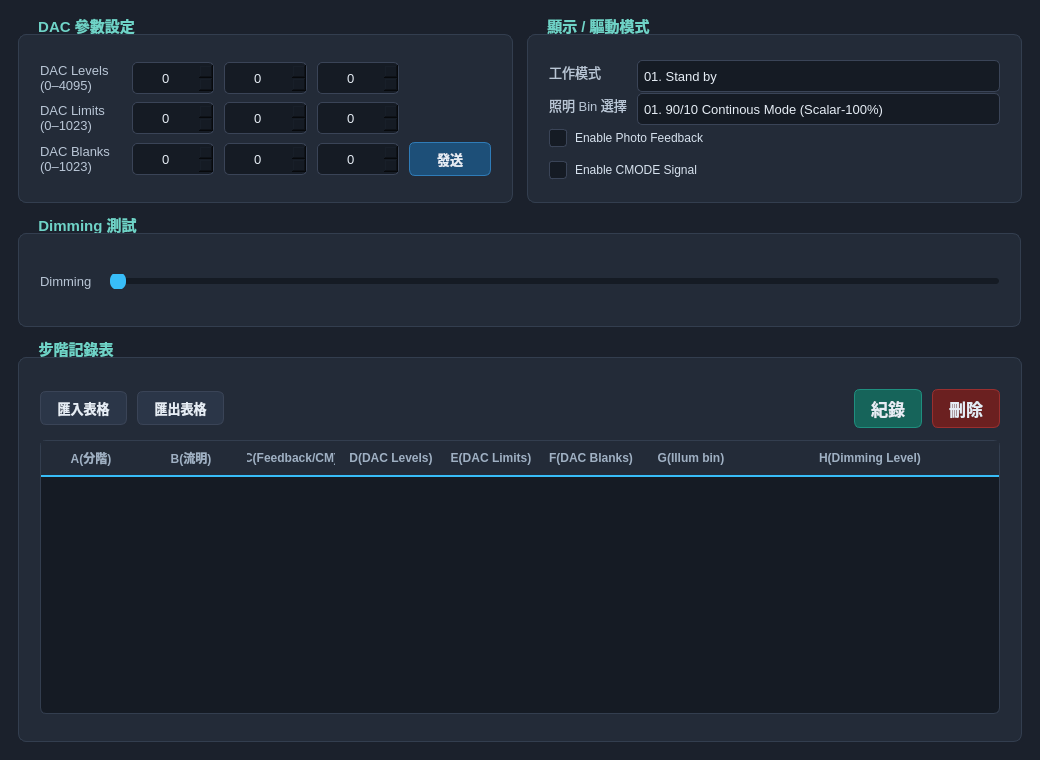
<?xml version="1.0" encoding="UTF-8"?>
<ui version="4.0">
 <class>Form</class>
 <widget class="QWidget" name="Form">
  <property name="geometry">
   <rect>
    <x>0</x>
    <y>0</y>
    <width>1040</width>
    <height>760</height>
   </rect>
  </property>
  <property name="minimumSize">
   <size>
    <width>960</width>
    <height>760</height>
   </size>
  </property>
  <property name="windowTitle">
   <string>Form</string>
  </property>
  <property name="styleSheet">
   <string notr="true">
QWidget#Form {
    background-color: #1b212c;
}
QGroupBox {
    background-color: #232b38;
    border: 1px solid #333e4f;
    border-radius: 8px;
    margin-top: 16px;
    padding: 16px 12px 12px 12px;
    font-size: 11pt;
    font-weight: 600;
    color: #d7e2ee;
}
QGroupBox::title {
    subcontrol-origin: margin;
    subcontrol-position: top left;
    left: 12px;
    top: -2px;
    padding: 0 6px;
    color: #6fd3c7;
}
QLabel {
    color: #b9c6d6;
    font-size: 10pt;
    background: transparent;
}
QLabel#bannerLabel {
    background-color: #3a2a1a;
    color: #ffb454;
    border: 1px solid #6b4a22;
    border-radius: 6px;
    padding: 10px 16px;
    font-size: 12pt;
    font-weight: 700;
}
QSpinBox, QComboBox {
    background-color: #151b24;
    color: #e6edf5;
    border: 1px solid #3a4457;
    border-radius: 5px;
    padding: 4px 6px;
    min-height: 22px;
    font-size: 10pt;
    font-weight: 400;
    selection-background-color: #38bdf8;
}
QSpinBox:focus, QComboBox:focus {
    border: 1px solid #38bdf8;
}
QSpinBox[channel=&quot;r&quot;] { border: 1px solid #7a2d2d; }
QSpinBox[channel=&quot;r&quot;]:focus { border: 1px solid #ef4444; }
QSpinBox[channel=&quot;g&quot;] { border: 1px solid #245c34; }
QSpinBox[channel=&quot;g&quot;]:focus { border: 1px solid #22c55e; }
QSpinBox[channel=&quot;b&quot;] { border: 1px solid #24417a; }
QSpinBox[channel=&quot;b&quot;]:focus { border: 1px solid #3b82f6; }
QComboBox::drop-down { border: none; width: 22px; }
QComboBox QAbstractItemView {
    background-color: #1a212c;
    color: #e6edf5;
    selection-background-color: #2c4a5e;
    border: 1px solid #3a4457;
    outline: none;
}
QCheckBox { color: #d7e2ee; spacing: 8px; padding: 2px 0; }
QCheckBox::indicator {
    width: 16px;
    height: 16px;
    border: 1px solid #3a4457;
    border-radius: 3px;
    background: #151b24;
}
QCheckBox::indicator:checked {
    background-color: #38bdf8;
    border: 1px solid #38bdf8;
}
QPushButton {
    background-color: #2b3648;
    color: #e6edf5;
    border: 1px solid #3a4457;
    border-radius: 6px;
    padding: 6px 16px;
    font-weight: 600;
    font-size: 10pt;
}
QPushButton:hover { background-color: #34415a; border: 1px solid #4a5a75; }
QPushButton:pressed { background-color: #202a38; }
QPushButton#btn_record { background-color: #16645a; border: 1px solid #1f8f7f; font-size: 13pt; }
QPushButton#btn_record:hover { background-color: #1a7a6c; }
QPushButton#btn_delete { background-color: #6b2020; border: 1px solid #9a2f2f; font-size: 13pt; }
QPushButton#btn_delete:hover { background-color: #832727; }
QPushButton#btn_send { background-color: #1d4f78; border: 1px solid #2f7cb8; }
QPushButton#btn_send:hover { background-color: #24618f; }
QTableWidget {
    background-color: #151b24;
    alternate-background-color: #1c2330;
    gridline-color: #313c4d;
    color: #e6edf5;
    border: 1px solid #333e4f;
    border-radius: 6px;
    selection-background-color: #2c4a5e;
    selection-color: #ffffff;
}
QHeaderView::section {
    background-color: #232b38;
    color: #9fb0c3;
    padding: 6px;
    border: none;
    border-bottom: 2px solid #38bdf8;
    font-weight: 600;
}
QSlider::groove:horizontal {
    height: 6px;
    background: #151b24;
    border-radius: 3px;
}
QSlider::handle:horizontal {
    background: #38bdf8;
    width: 16px;
    margin: -6px 0;
    border-radius: 8px;
}
QSlider::sub-page:horizontal {
    background: #2c6a86;
    border-radius: 3px;
}
</string>
  </property>
  <layout class="QVBoxLayout" name="mainLayout">
   <property name="spacing">
    <number>14</number>
   </property>
   <property name="leftMargin">
    <number>18</number>
   </property>
   <property name="topMargin">
    <number>18</number>
   </property>
   <property name="rightMargin">
    <number>18</number>
   </property>
   <property name="bottomMargin">
    <number>18</number>
   </property>
   <item>
    <layout class="QHBoxLayout" name="topRow">
     <property name="spacing">
      <number>14</number>
     </property>
     <item>
      <widget class="QGroupBox" name="dacGroupBox">
       <property name="sizePolicy">
        <sizepolicy hsizetype="Fixed" vsizetype="Fixed">
         <horstretch>0</horstretch>
         <verstretch>0</verstretch>
        </sizepolicy>
       </property>
       <property name="minimumSize">
        <size>
         <width>0</width>
         <height>0</height>
        </size>
       </property>
       <property name="maximumSize">
        <size>
         <width>526</width>
         <height>185</height>
        </size>
       </property>
       <property name="sizeIncrement">
        <size>
         <width>0</width>
         <height>0</height>
        </size>
       </property>
       <property name="baseSize">
        <size>
         <width>0</width>
         <height>0</height>
        </size>
       </property>
       <property name="title">
        <string>DAC 參數設定</string>
       </property>
       <layout class="QGridLayout" name="dacGridLayout">
        <property name="horizontalSpacing">
         <number>10</number>
        </property>
        <property name="verticalSpacing">
         <number>6</number>
        </property>
        <item row="2" column="3">
         <widget class="QSpinBox" name="dacblanks_B">
          <property name="alignment">
           <set>Qt::AlignmentFlag::AlignCenter</set>
          </property>
          <property name="maximum">
           <number>1023</number>
          </property>
          <property name="channel" stdset="0">
           <string notr="true">b</string>
          </property>
         </widget>
        </item>
        <item row="1" column="1">
         <widget class="QSpinBox" name="daclimits_R">
          <property name="alignment">
           <set>Qt::AlignmentFlag::AlignCenter</set>
          </property>
          <property name="maximum">
           <number>1023</number>
          </property>
          <property name="channel" stdset="0">
           <string notr="true">r</string>
          </property>
         </widget>
        </item>
        <item row="1" column="2">
         <widget class="QSpinBox" name="daclimits_G">
          <property name="alignment">
           <set>Qt::AlignmentFlag::AlignCenter</set>
          </property>
          <property name="maximum">
           <number>1023</number>
          </property>
          <property name="channel" stdset="0">
           <string notr="true">g</string>
          </property>
         </widget>
        </item>
        <item row="0" column="1">
         <widget class="QSpinBox" name="daclevels_R">
          <property name="alignment">
           <set>Qt::AlignmentFlag::AlignCenter</set>
          </property>
          <property name="maximum">
           <number>4095</number>
          </property>
          <property name="channel" stdset="0">
           <string notr="true">r</string>
          </property>
         </widget>
        </item>
        <item row="2" column="1">
         <widget class="QSpinBox" name="dacblanks_R">
          <property name="alignment">
           <set>Qt::AlignmentFlag::AlignCenter</set>
          </property>
          <property name="maximum">
           <number>1023</number>
          </property>
          <property name="channel" stdset="0">
           <string notr="true">r</string>
          </property>
         </widget>
        </item>
        <item row="2" column="0">
         <widget class="QLabel" name="label_11">
          <property name="text">
           <string>DAC Blanks
(0–1023)</string>
          </property>
         </widget>
        </item>
        <item row="2" column="2">
         <widget class="QSpinBox" name="dacblanks_G">
          <property name="alignment">
           <set>Qt::AlignmentFlag::AlignCenter</set>
          </property>
          <property name="maximum">
           <number>1023</number>
          </property>
          <property name="channel" stdset="0">
           <string notr="true">g</string>
          </property>
         </widget>
        </item>
        <item row="1" column="3">
         <widget class="QSpinBox" name="daclimits_B">
          <property name="alignment">
           <set>Qt::AlignmentFlag::AlignCenter</set>
          </property>
          <property name="maximum">
           <number>1023</number>
          </property>
          <property name="channel" stdset="0">
           <string notr="true">b</string>
          </property>
         </widget>
        </item>
        <item row="0" column="3">
         <widget class="QSpinBox" name="daclevels_B">
          <property name="alignment">
           <set>Qt::AlignmentFlag::AlignCenter</set>
          </property>
          <property name="maximum">
           <number>4095</number>
          </property>
          <property name="channel" stdset="0">
           <string notr="true">b</string>
          </property>
         </widget>
        </item>
        <item row="0" column="0">
         <widget class="QLabel" name="label_13">
          <property name="text">
           <string>DAC Levels
(0–4095)</string>
          </property>
         </widget>
        </item>
        <item row="0" column="2">
         <widget class="QSpinBox" name="daclevels_G">
          <property name="alignment">
           <set>Qt::AlignmentFlag::AlignCenter</set>
          </property>
          <property name="maximum">
           <number>4095</number>
          </property>
          <property name="channel" stdset="0">
           <string notr="true">g</string>
          </property>
         </widget>
        </item>
        <item row="1" column="0">
         <widget class="QLabel" name="label_12">
          <property name="text">
           <string>DAC Limits
(0–1023)</string>
          </property>
         </widget>
        </item>
        <item row="2" column="4">
         <widget class="QPushButton" name="btn_send">
          <property name="text">
           <string>發送</string>
          </property>
         </widget>
        </item>
       </layout>
      </widget>
     </item>
     <item>
      <layout class="QVBoxLayout" name="rightColumn">
       <property name="spacing">
        <number>14</number>
       </property>
       <item>
        <widget class="QGroupBox" name="modeGroupBox">
         <property name="sizePolicy">
          <sizepolicy hsizetype="Minimum" vsizetype="Maximum">
           <horstretch>0</horstretch>
           <verstretch>0</verstretch>
          </sizepolicy>
         </property>
         <property name="maximumSize">
          <size>
           <width>16777215</width>
           <height>185</height>
          </size>
         </property>
         <property name="title">
          <string>顯示 / 驅動模式</string>
         </property>
         <layout class="QFormLayout" name="modeFormLayout">
          <property name="horizontalSpacing">
           <number>10</number>
          </property>
          <property name="verticalSpacing">
           <number>10</number>
          </property>
          <item row="0" column="0">
           <widget class="QLabel" name="operatingModeLabel">
            <property name="text">
             <string>工作模式</string>
            </property>
           </widget>
          </item>
          <item row="0" column="1">
           <widget class="QComboBox" name="operating_mode_select">
            <item>
             <property name="text">
              <string>01. Stand by</string>
             </property>
            </item>
            <item>
             <property name="text">
              <string>02. Display mode</string>
             </property>
            </item>
            <item>
             <property name="text">
              <string>03. Calibration mode</string>
             </property>
            </item>
           </widget>
          </item>
          <item row="1" column="0">
           <widget class="QLabel" name="illuminationLabel">
            <property name="text">
             <string>照明 Bin 選擇</string>
            </property>
           </widget>
          </item>
          <item row="1" column="1">
           <widget class="QComboBox" name="illumination_bin_select">
            <item>
             <property name="text">
              <string>01. 90/10 Continous Mode (Scalar-100%)</string>
             </property>
            </item>
            <item>
             <property name="text">
              <string>02. 70/30 Continous Mode (Scalar-100%)</string>
             </property>
            </item>
            <item>
             <property name="text">
              <string>03. 60/40 Continous Mode (Scalar-100%)</string>
             </property>
            </item>
            <item>
             <property name="text">
              <string>04. 50/50 Continous Mode (Scalar-100%)</string>
             </property>
            </item>
            <item>
             <property name="text">
              <string>05. 50/50 Continous Mode (Scalar-80%)</string>
             </property>
            </item>
            <item>
             <property name="text">
              <string>06. 50/50 Continous Mode (Scalar-50%)</string>
             </property>
            </item>
            <item>
             <property name="text">
              <string>07. 50/50 Continous Mode (Scalar-35%)</string>
             </property>
            </item>
            <item>
             <property name="text">
              <string>08. 50/50 Discrete Pulsed Mode (8 LSB Pulses)</string>
             </property>
            </item>
            <item>
             <property name="text">
              <string>09. 50/50 Discrete Pulsed Mode (6 LSB Pulses)</string>
             </property>
            </item>
            <item>
             <property name="text">
              <string>10. 50/50 Discrete Pulsed Mode (4 LSB Pulses)</string>
             </property>
            </item>
            <item>
             <property name="text">
              <string>11. 50/50 Discrete Pulsed Mode (2 LSB Pulses)</string>
             </property>
            </item>
            <item>
             <property name="text">
              <string>12. 50/50 Discrete Pulsed Mode (1 LSB Pulses)</string>
             </property>
            </item>
           </widget>
          </item>
          <item row="2" column="0" colspan="2">
           <widget class="QCheckBox" name="drive_mode_feedback">
            <property name="text">
             <string>Enable Photo Feedback</string>
            </property>
           </widget>
          </item>
          <item row="3" column="0" colspan="2">
           <widget class="QCheckBox" name="drive_mode_CMODE">
            <property name="text">
             <string>Enable CMODE Signal</string>
            </property>
           </widget>
          </item>
         </layout>
        </widget>
       </item>
      </layout>
     </item>
    </layout>
   </item>
   <item>
    <widget class="QGroupBox" name="dimmingGroupBox">
     <property name="sizePolicy">
      <sizepolicy hsizetype="Fixed" vsizetype="Fixed">
       <horstretch>0</horstretch>
       <verstretch>0</verstretch>
      </sizepolicy>
     </property>
     <property name="minimumSize">
      <size>
       <width>1003</width>
       <height>110</height>
      </size>
     </property>
     <property name="maximumSize">
      <size>
       <width>16777215</width>
       <height>16777215</height>
      </size>
     </property>
     <property name="title">
      <string>Dimming 測試</string>
     </property>
     <layout class="QVBoxLayout" name="dimmingVLayout">
      <property name="spacing">
       <number>8</number>
      </property>
      <item>
       <layout class="QHBoxLayout" name="dimmingRowA">
        <item>
         <widget class="QLabel" name="dimmingALabel">
          <property name="minimumSize">
           <size>
            <width>62</width>
            <height>0</height>
           </size>
          </property>
          <property name="text">
           <string>Dimming</string>
          </property>
         </widget>
        </item>
        <item>
         <widget class="QSlider" name="dimmingSlider">
          <property name="minimumSize">
           <size>
            <width>0</width>
            <height>0</height>
           </size>
          </property>
          <property name="maximum">
           <number>10</number>
          </property>
          <property name="pageStep">
           <number>1</number>
          </property>
          <property name="orientation">
           <enum>Qt::Orientation::Horizontal</enum>
          </property>
         </widget>
        </item>
       </layout>
      </item>
     </layout>
    </widget>
   </item>
   <item>
    <widget class="QGroupBox" name="recordGroupBox">
     <property name="sizePolicy">
      <sizepolicy hsizetype="Expanding" vsizetype="Expanding">
       <horstretch>0</horstretch>
       <verstretch>1</verstretch>
      </sizepolicy>
     </property>
     <property name="minimumSize">
      <size>
       <width>0</width>
       <height>400</height>
      </size>
     </property>
     <property name="maximumSize">
      <size>
       <width>16777215</width>
       <height>16777215</height>
      </size>
     </property>
     <property name="title">
      <string>步階記錄表</string>
     </property>
     <layout class="QVBoxLayout" name="recordVLayout">
      <item>
       <layout class="QHBoxLayout" name="recordToolbar">
        <property name="spacing">
         <number>10</number>
        </property>
        <item>
         <widget class="QPushButton" name="btn_import">
          <property name="text">
           <string>匯入表格</string>
          </property>
         </widget>
        </item>
        <item>
         <widget class="QPushButton" name="btn_save">
          <property name="text">
           <string>匯出表格</string>
          </property>
         </widget>
        </item>
        <item>
         <spacer name="toolbarSpacer">
          <property name="orientation">
           <enum>Qt::Orientation::Horizontal</enum>
          </property>
          <property name="sizeHint" stdset="0">
           <size>
            <width>0</width>
            <height>25</height>
           </size>
          </property>
         </spacer>
        </item>
        <item>
         <widget class="QPushButton" name="btn_record">
          <property name="text">
           <string>紀錄</string>
          </property>
         </widget>
        </item>
        <item>
         <widget class="QPushButton" name="btn_delete">
          <property name="text">
           <string>刪除</string>
          </property>
         </widget>
        </item>
       </layout>
      </item>
      <item>
       <widget class="QTableWidget" name="tableWidget">
        <property name="minimumSize">
         <size>
          <width>0</width>
          <height>80</height>
         </size>
        </property>
        <property name="maximumSize">
         <size>
          <width>16777215</width>
          <height>274</height>
         </size>
        </property>
        <property name="alternatingRowColors">
         <bool>true</bool>
        </property>
        <property name="selectionBehavior">
         <enum>QAbstractItemView::SelectionBehavior::SelectRows</enum>
        </property>
        <attribute name="horizontalHeaderMinimumSectionSize">
         <number>24</number>
        </attribute>
        <attribute name="horizontalHeaderStretchLastSection">
         <bool>true</bool>
        </attribute>
        <column>
         <property name="text">
          <string>A(分階)</string>
         </property>
        </column>
        <column>
         <property name="text">
          <string>B(流明)</string>
         </property>
        </column>
        <column>
         <property name="text">
          <string>C(Feedback/CM)</string>
         </property>
        </column>
        <column>
         <property name="text">
          <string>D(DAC Levels)</string>
         </property>
        </column>
        <column>
         <property name="text">
          <string>E(DAC Limits)</string>
         </property>
        </column>
        <column>
         <property name="text">
          <string>F(DAC Blanks)</string>
         </property>
        </column>
        <column>
         <property name="text">
          <string>G(Illum bin)</string>
         </property>
        </column>
        <column>
         <property name="text">
          <string>H(Dimming Level)</string>
         </property>
        </column>
       </widget>
      </item>
     </layout>
    </widget>
   </item>
  </layout>
 </widget>
 <resources/>
 <connections/>
</ui>
